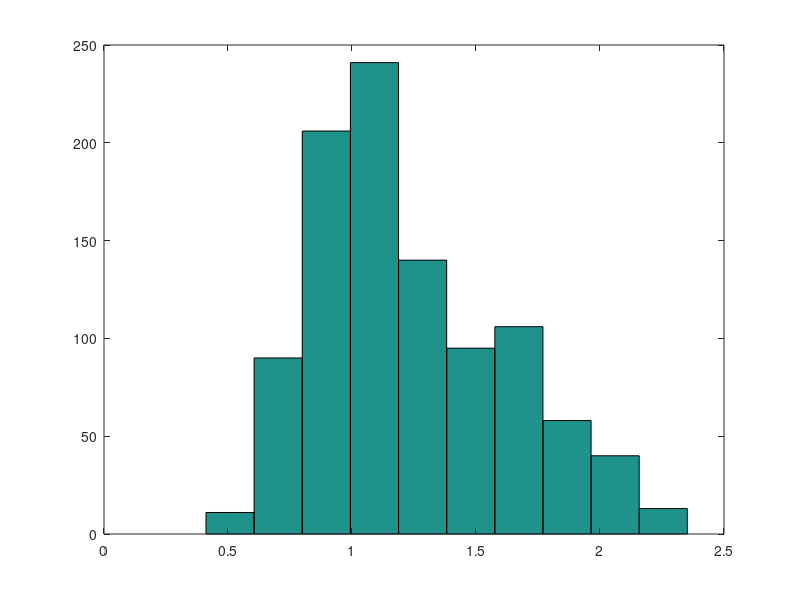

This figure's MATLAB source:
function main
    
data = csvread('fische.csv')
hist(data)
mittel=mean(data);
mu1=1;
sigma1=0.2;
mu2=1.6;
sigma2=0.3;


%% Erste Schätzung der Mittelwerte: Fisch 1 ca: 
%% Mittelwert über alle Fische: 1.2321
%% Mittelwert über die Erwartungswerte= 2.6/2=1.3
%% ist also relativ ähnlich zum Gesamterwartungswert, die Mittelwerte scheinen verlässlich zu sein.




end
%% c)1.
function p = likelihood(x, mu, sigma)
p = normpdf(x, mu, sigma)
end

function e =evidence(data, x)

end
